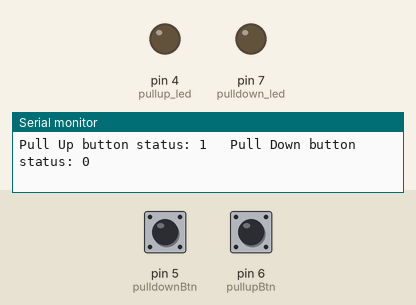
Bench run of a sketch on a simulated Arduino Uno, built for the host (arithmetic inside an expression is 32-bit, double 64-bit). On the bench: output pins drawn as LEDs (lit = HIGH), the last lines printed to the serial monitor. Inputs (shaded band) come from the test bench; at power-on: pin 5 (pulldownBtn) LOW, pin 6 (pullupBtn) HIGH.

Above: at 1.2 s.
1.3 s: pin 5 (pulldownBtn) pulled HIGH for 0.15 s
At 1.4 s:
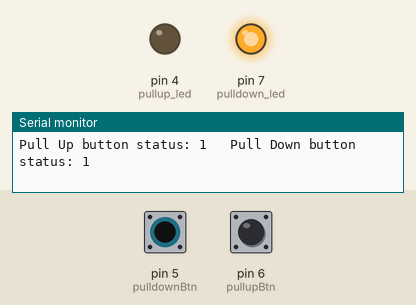
3.0 s: pin 6 (pullupBtn) pulled LOW for 0.15 s
At 3.11 s:
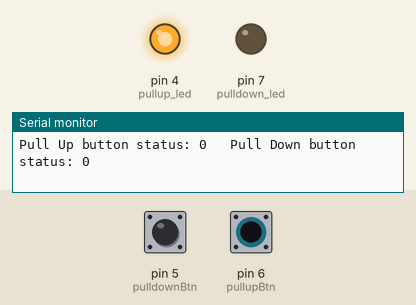
4.7 s: pin 6 (pullupBtn) pulled LOW for 3.2 s
At 8.9 s:
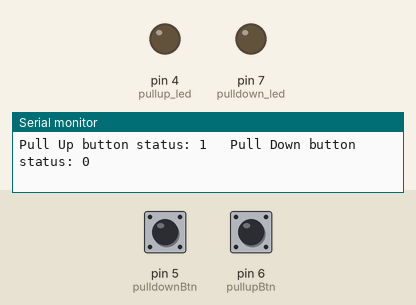
9.4 s: pin 5 (pulldownBtn) pulled HIGH for 3.2 s
At 10.3 s:
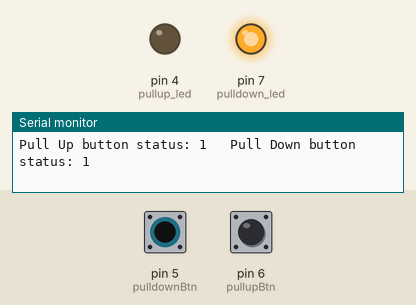
14.1 s: pin 5 (pulldownBtn) driven HIGH and pin 6 (pullupBtn) driven LOW
At 14.5 s:
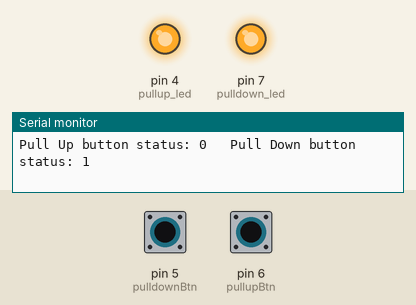
Timing chart, 0 to 16.6 s (numbered marks = the images above; inputs shaded):
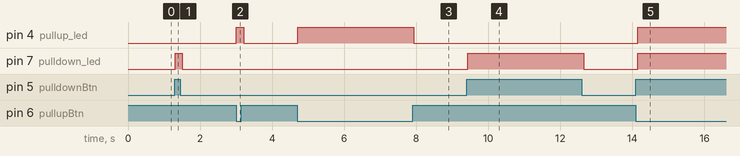

Measured:
- after the input at 1.3 s, pin 7 (pulldown_led): LOW → HIGH at once, → LOW 0.20 s later
- after the input at 3.0 s, pin 4 (pullup_led): LOW → HIGH at once, → LOW 0.20 s later
- after the input at 4.7 s, pin 4 (pullup_led): LOW → HIGH at once, → LOW 3.2 s later
- after the input at 9.4 s, pin 7 (pulldown_led): LOW → HIGH at once, → LOW 3.2 s later
- after the input at 14.1 s, pin 4 (pullup_led), pin 7 (pulldown_led): LOW → HIGH after 0.05 s

The sketch:

esp32S3_N16R8.ino
```cpp
//Notes
//Same concecpt from esp32_lesson_3 but now were're using the interal
//  built-in pullup and pulldown resistors in the esp32 dev board notes
//  arduino uno r3  does not have internal pulldown resistors on the esp32S3 or C6
/*
1. GPIO 5 – Internal pull-down

One side of the button → 3.3V
Other side → GPIO 5
Code: pinMode(5, INPUT_PULLDOWN);
When pressed, GPIO 5 reads HIGH. When released, it reads LOW.

2. GPIO 6 – Internal pull-up

One side of the button → GND
Other side → GPIO 6
Code: pinMode(6, INPUT_PULLUP);
When pressed, GPIO 6 reads LOW. When released, it reads HIGH.
*/

/// Global  variables:
//LEDs
const int pullup_led = 4;
const int pulldown_led = 7;
//BUTTONs
const int pullupBtn = 6;
const int pulldownBtn = 5;

void setup() {
  Serial.begin(115200);
  pinMode(pullup_led, OUTPUT);
  pinMode(pulldown_led, OUTPUT);

  pinMode(pulldownBtn, INPUT_PULLDOWN); // were're implimenting the internal pulldown resistors
  pinMode(pullupBtn, INPUT_PULLUP);// were're implimenting the internal  pullup resistors

}

void loop() {
  int pulldown_Btnreads =  digitalRead(pulldownBtn);// reads high/ low for gpio 5 input
  int pullup_Btnreads =  digitalRead(pullupBtn); // reads high/ low for gpio 6 input

  if(pulldown_Btnreads == HIGH) {
    digitalWrite(pulldown_led, HIGH);
  } else {
    digitalWrite(pulldown_led, LOW);
  }

  if(pullup_Btnreads == LOW) {
    digitalWrite(pullup_led, HIGH);
  } else {
    digitalWrite(pullup_led, LOW);
  }

  Serial.print("Pull Up button status: ");
  Serial.print(pullup_Btnreads);
  Serial.print("   Pull Down button status: ");
  Serial.println(pulldown_Btnreads);
  delay(100);

}
```
